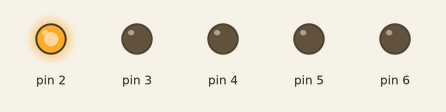
Bench run of a sketch on a simulated Arduino Uno, built with avr-gcc and run on an emulated ATmega328P. On the bench: output pins drawn as LEDs (lit = HIGH).

Above: at 0.05 s.
At 0.45 s:
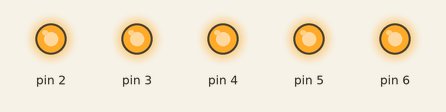
At 0.65 s:
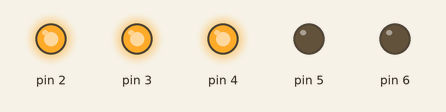
At 1.35 s:
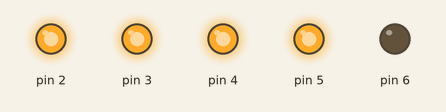
At 1.95 s:
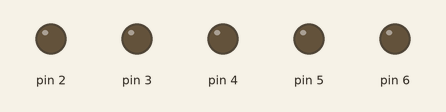
At 2.75 s:
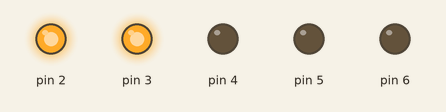
Timing chart, 0 to 3.0 s (numbered marks = the images above):
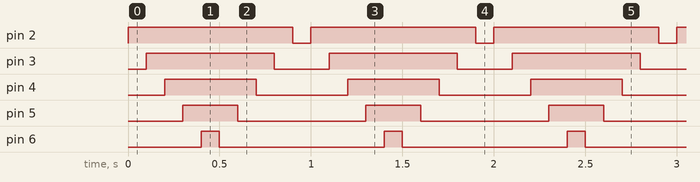

Measured:
- by itself, pin 2: alternates HIGH for 0.90 s and LOW for 0.10 s
- by itself, pin 3: alternates HIGH for 0.70 s and LOW for 0.30 s
- by itself, pin 4: alternates HIGH for 0.50 s and LOW for 0.50 s
- by itself, pin 5: alternates HIGH for 0.30 s and LOW for 0.70 s
- by itself, pin 6: alternates HIGH for 0.10 s and LOW for 0.90 s

The sketch:

LED_up-down_bar.ino
```cpp
// Project 2 - Repeating with for Loops
int d = 100;
void setup()
{
  pinMode(2, OUTPUT);
  pinMode(3, OUTPUT);
  pinMode(4, OUTPUT);
  pinMode(5, OUTPUT);
  pinMode(6, OUTPUT);
}
void loop() {

  for ( int a = 2; a < 7 ; a++ )
  {
    digitalWrite(a, HIGH);
    delay(d);
    //digitalWrite(a, LOW);
    //delay(d);
  }
   for ( int a = 6; a > 1 ; a-- )
  {
    //digitalWrite(a, HIGH);
    //delay(d);
    digitalWrite(a, LOW);
    delay(d);
  }
}
```
